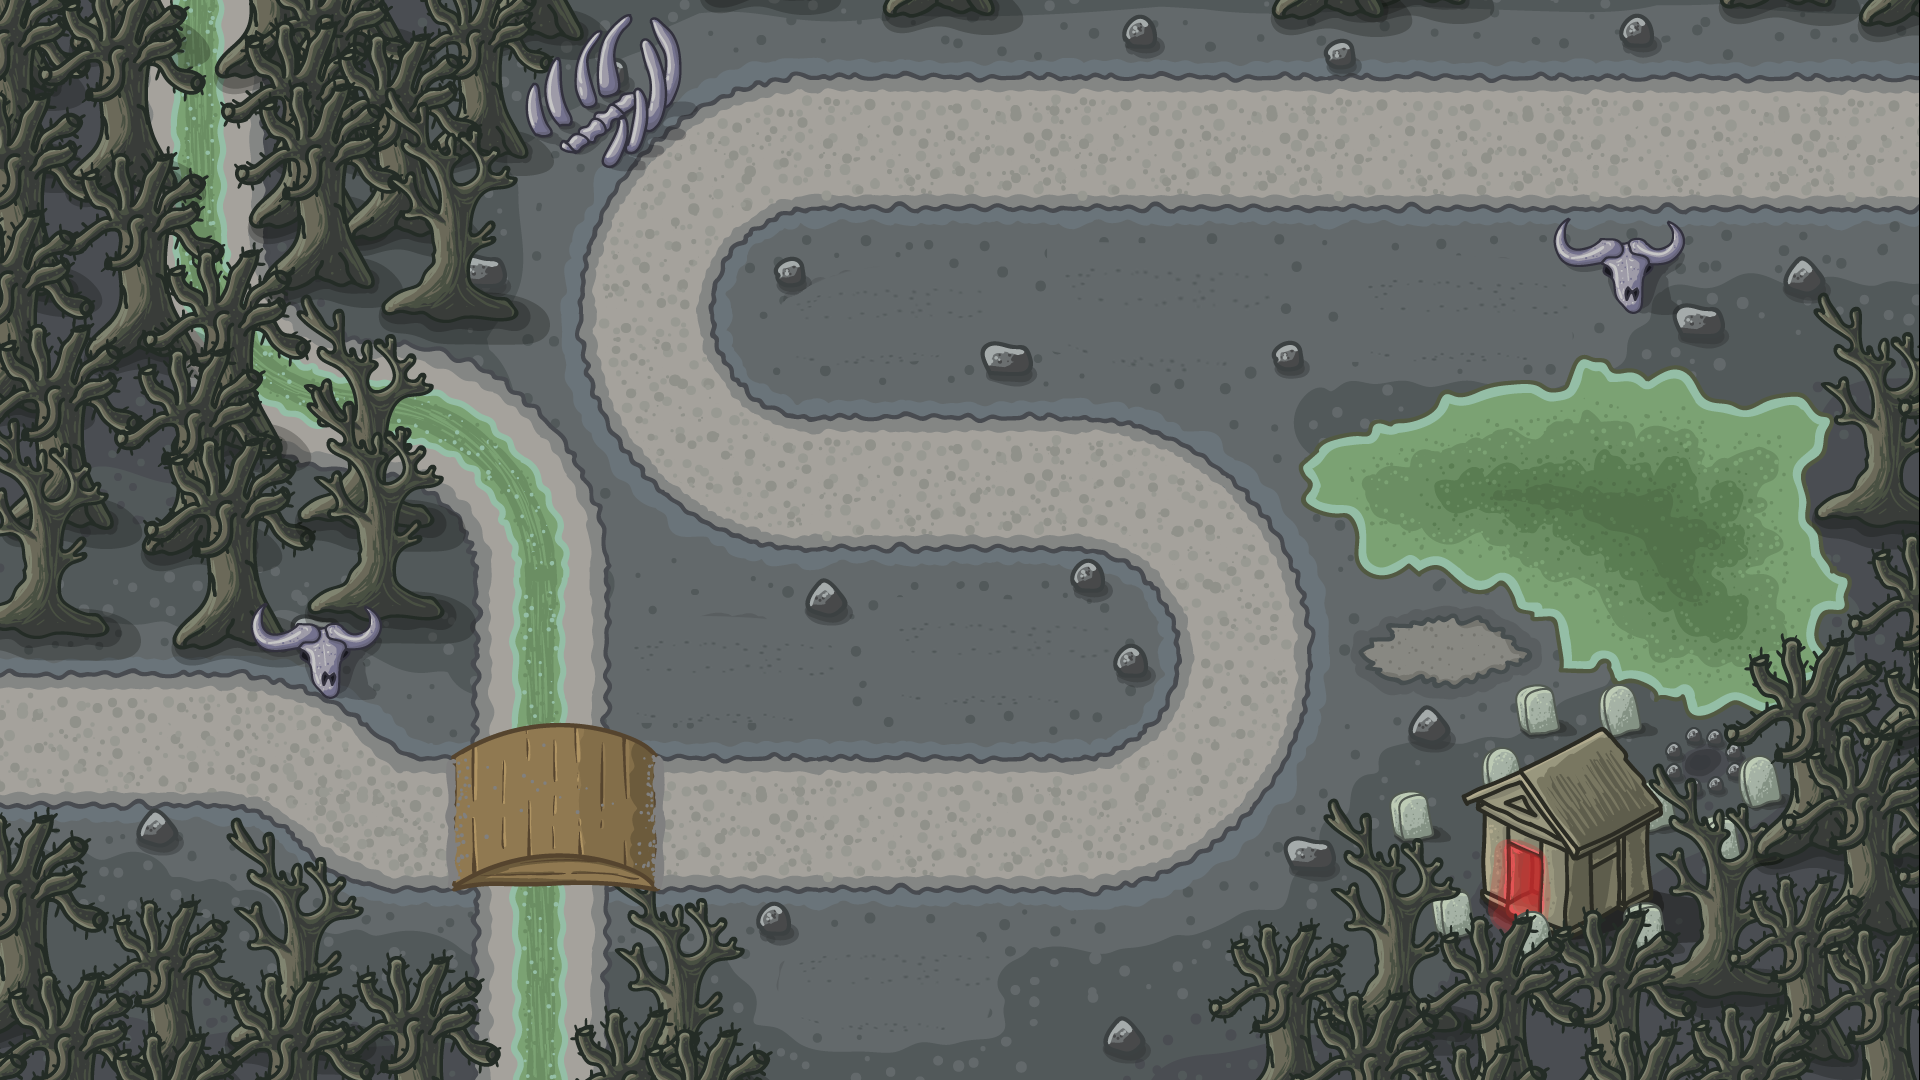

A level layout from a 2D game, rendered from its tile map. Below: a short description, then the map file with tile-grid data replaced by summaries:
An orthogonal 30x18 tile map with 64x60 px tiles, 1 tile layer (Tile Layer 1).

<map version="1.2" tiledversion="1.3.1" orientation="orthogonal" renderorder="left-up" compressionlevel="-1" width="30" height="18" tilewidth="64" tileheight="60" infinite="0" nextlayerid="2" nextobjectid="1">
 <tileset firstgid="1" name="Map4" tilewidth="64" tileheight="60" tilecount="540" columns="30">
  <image source="Map4.png" width="1920" height="1080" />
 </tileset>
 <layer id="1" name="Tile Layer 1" width="30" height="18" locked="1">
  <data>[540 cells, 540 non-empty, 540 distinct tile ids]</data>
 </layer>
</map>